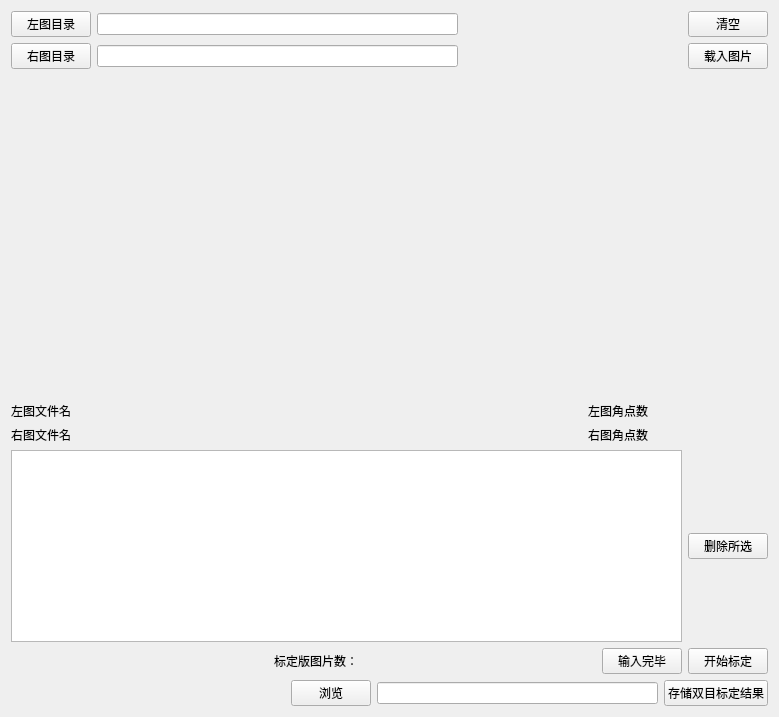
     <widget class="QWidget" name="GeneralImageTable">
      <attribute name="title">
       <string>双目标定</string>
      </attribute>
      <layout class="QGridLayout" name="gridLayout_14">
       <item row="0" column="0">
        <layout class="QGridLayout" name="gridLayout_2">
         <item row="0" column="2" colspan="2">
          <widget class="QLineEdit" name="ge_lft_imgpath">
           <property name="minimumSize">
            <size>
             <width>361</width>
             <height>0</height>
            </size>
           </property>
          </widget>
         </item>
         <item row="1" column="2" colspan="2">
          <widget class="QLineEdit" name="ge_rgt_imgpath">
           <property name="minimumSize">
            <size>
             <width>361</width>
             <height>0</height>
            </size>
           </property>
          </widget>
         </item>
         <item row="1" column="0">
          <widget class="QPushButton" name="ge_rightimageopen">
           <property name="toolTip">
            <string>&lt;html&gt;&lt;head/&gt;&lt;body&gt;&lt;p&gt;某组相机的双目标定板的右图目录，该目录下的图像均为兰州双目标定采集程序采集生成。&lt;/p&gt;&lt;/body&gt;&lt;/html&gt;</string>
           </property>
           <property name="text">
            <string>右图目录</string>
           </property>
          </widget>
         </item>
         <item row="0" column="0">
          <widget class="QPushButton" name="ge_leftimageopen">
           <property name="toolTip">
            <string>&lt;html&gt;&lt;head/&gt;&lt;body&gt;&lt;p&gt;某组相机的双目标定板的左图目录，该目录下的图像均为兰州双目标定采集程序采集生成。&lt;/p&gt;&lt;/body&gt;&lt;/html&gt;</string>
           </property>
           <property name="text">
            <string>左图目录</string>
           </property>
          </widget>
         </item>
         <item row="0" column="5">
          <spacer name="horizontalSpacer_6">
           <property name="orientation">
            <enum>Qt::Horizontal</enum>
           </property>
           <property name="sizeHint" stdset="0">
            <size>
             <width>40</width>
             <height>20</height>
            </size>
           </property>
          </spacer>
         </item>
         <item row="0" column="6">
          <widget class="QPushButton" name="ge_clearall">
           <property name="whatsThis">
            <string>&lt;html&gt;&lt;head/&gt;&lt;body&gt;&lt;p&gt;清空左右图目录路径。&lt;/p&gt;&lt;/body&gt;&lt;/html&gt;</string>
           </property>
           <property name="text">
            <string>清空</string>
           </property>
          </widget>
         </item>
         <item row="1" column="6">
          <widget class="QPushButton" name="ge_load_img">
           <property name="toolTip">
            <string>&lt;html&gt;&lt;head/&gt;&lt;body&gt;&lt;p&gt;左右图目录输入完毕后，点此载入所有图片。&lt;/p&gt;&lt;/body&gt;&lt;/html&gt;</string>
           </property>
           <property name="text">
            <string>载入图片</string>
           </property>
          </widget>
         </item>
        </layout>
       </item>
       <item row="1" column="0">
        <layout class="QHBoxLayout" name="horizontalLayout">
         <item>
          <widget class="QLabel" name="ge_lft_img">
           <property name="minimumSize">
            <size>
             <width>320</width>
             <height>321</height>
            </size>
           </property>
           <property name="maximumSize">
            <size>
             <width>640</width>
             <height>512</height>
            </size>
           </property>
           <property name="text">
            <string/>
           </property>
          </widget>
         </item>
         <item>
          <widget class="QLabel" name="ge_rgt_img">
           <property name="minimumSize">
            <size>
             <width>320</width>
             <height>321</height>
            </size>
           </property>
           <property name="maximumSize">
            <size>
             <width>640</width>
             <height>512</height>
            </size>
           </property>
           <property name="text">
            <string/>
           </property>
          </widget>
         </item>
        </layout>
       </item>
       <item row="2" column="0">
        <layout class="QGridLayout" name="gridLayout">
         <item row="0" column="0">
          <widget class="QLabel" name="ge_lftimgname">
           <property name="minimumSize">
            <size>
             <width>571</width>
             <height>0</height>
            </size>
           </property>
           <property name="text">
            <string>左图文件名</string>
           </property>
          </widget>
         </item>
         <item row="0" column="1">
          <widget class="QLabel" name="ge_lft_pts_count">
           <property name="text">
            <string>左图角点数</string>
           </property>
          </widget>
         </item>
         <item row="1" column="0">
          <widget class="QLabel" name="ge_rgtimgname">
           <property name="minimumSize">
            <size>
             <width>571</width>
             <height>0</height>
            </size>
           </property>
           <property name="text">
            <string>右图文件名</string>
           </property>
          </widget>
         </item>
         <item row="1" column="1">
          <widget class="QLabel" name="ge_rgt_pts_count">
           <property name="text">
            <string>右图角点数</string>
           </property>
          </widget>
         </item>
        </layout>
       </item>
       <item row="3" column="0">
        <layout class="QHBoxLayout" name="horizontalLayout_11">
         <item>
          <widget class="QListWidget" name="ge_list">
           <property name="minimumSize">
            <size>
             <width>671</width>
             <height>131</height>
            </size>
           </property>
          </widget>
         </item>
         <item>
          <layout class="QVBoxLayout" name="verticalLayout">
           <item>
            <spacer name="verticalSpacer">
             <property name="orientation">
              <enum>Qt::Vertical</enum>
             </property>
             <property name="sizeHint" stdset="0">
              <size>
               <width>20</width>
               <height>40</height>
              </size>
             </property>
            </spacer>
           </item>
           <item>
            <widget class="QPushButton" name="ge_delete">
             <property name="toolTip">
              <string>&lt;html&gt;&lt;head/&gt;&lt;body&gt;&lt;p&gt;删除待计算双目标定板图像序列中的图像对。一般在一次计算未做时删除角点检测错误和角点误匹配的图像对；再做完一次计算且双目标定重投影误差&amp;gt;0.2像素时，根据当前选择的图像对的重投影误差，删除贡献较大误差的图像对，然后再重新做双目标定计算，重复此操作直到双目标定重投影误差&amp;lt;0.2像素。&lt;/p&gt;&lt;/body&gt;&lt;/html&gt;</string>
             </property>
             <property name="text">
              <string>删除所选</string>
             </property>
            </widget>
           </item>
           <item>
            <spacer name="verticalSpacer_2">
             <property name="orientation">
              <enum>Qt::Vertical</enum>
             </property>
             <property name="sizeHint" stdset="0">
              <size>
               <width>20</width>
               <height>40</height>
              </size>
             </property>
            </spacer>
           </item>
          </layout>
         </item>
        </layout>
       </item>
       <item row="4" column="0">
        <layout class="QHBoxLayout" name="horizontalLayout_12">
         <item>
          <spacer name="horizontalSpacer_7">
           <property name="orientation">
            <enum>Qt::Horizontal</enum>
           </property>
           <property name="sizeHint" stdset="0">
            <size>
             <width>40</width>
             <height>20</height>
            </size>
           </property>
          </spacer>
         </item>
         <item>
          <widget class="QLabel" name="label_4">
           <property name="text">
            <string>标定版图片数：</string>
           </property>
          </widget>
         </item>
         <item>
          <widget class="QLabel" name="cali_ge_count">
           <property name="minimumSize">
            <size>
             <width>136</width>
             <height>0</height>
            </size>
           </property>
           <property name="text">
            <string/>
           </property>
          </widget>
         </item>
         <item>
          <layout class="QHBoxLayout" name="horizontalLayout_4">
           <item>
            <spacer name="horizontalSpacer_2">
             <property name="orientation">
              <enum>Qt::Horizontal</enum>
             </property>
             <property name="sizeHint" stdset="0">
              <size>
               <width>40</width>
               <height>20</height>
              </size>
             </property>
            </spacer>
           </item>
           <item>
            <widget class="QPushButton" name="ge_inputcomplete">
             <property name="whatsThis">
              <string>&lt;html&gt;&lt;head/&gt;&lt;body&gt;&lt;p&gt;每次计算前，需要点此按钮则计算就绪，左侧显示待计算的标定板图像对数。&lt;/p&gt;&lt;/body&gt;&lt;/html&gt;</string>
             </property>
             <property name="text">
              <string>输入完毕</string>
             </property>
            </widget>
           </item>
           <item>
            <widget class="QPushButton" name="cali_start">
             <property name="whatsThis">
              <string>&lt;html&gt;&lt;head/&gt;&lt;body&gt;&lt;p&gt;当输入完毕后，左侧标定板图片对数显示最新值时，点此进行双目标定计算，计算过程较长，请耐心等待。计算结束后计算结果将在右侧显示。&lt;/p&gt;&lt;/body&gt;&lt;/html&gt;</string>
             </property>
             <property name="text">
              <string>开始标定</string>
             </property>
            </widget>
           </item>
          </layout>
         </item>
        </layout>
       </item>
       <item row="5" column="0">
        <layout class="QHBoxLayout" name="horizontalLayout_10">
         <item>
          <spacer name="horizontalSpacer">
           <property name="orientation">
            <enum>Qt::Horizontal</enum>
           </property>
           <property name="sizeHint" stdset="0">
            <size>
             <width>40</width>
             <height>20</height>
            </size>
           </property>
          </spacer>
         </item>
         <item>
          <widget class="QPushButton" name="cali_save_open">
           <property name="toolTip">
            <string>&lt;html&gt;&lt;head/&gt;&lt;body&gt;&lt;p&gt;选择双目标定结果存储文件目录。&lt;/p&gt;&lt;/body&gt;&lt;/html&gt;</string>
           </property>
           <property name="text">
            <string>浏览</string>
           </property>
          </widget>
         </item>
         <item>
          <widget class="QLineEdit" name="cali_save_path">
           <property name="minimumSize">
            <size>
             <width>281</width>
             <height>0</height>
            </size>
           </property>
          </widget>
         </item>
         <item>
          <widget class="QPushButton" name="cali_save">
           <property name="toolTip">
            <string>&lt;html&gt;&lt;head/&gt;&lt;body&gt;&lt;p&gt;选择双目标定结果至文件中。&lt;/p&gt;&lt;/body&gt;&lt;/html&gt;</string>
           </property>
           <property name="text">
            <string>存储双目标定结果</string>
           </property>
          </widget>
         </item>
        </layout>
       </item>
      </layout>
     </widget>
